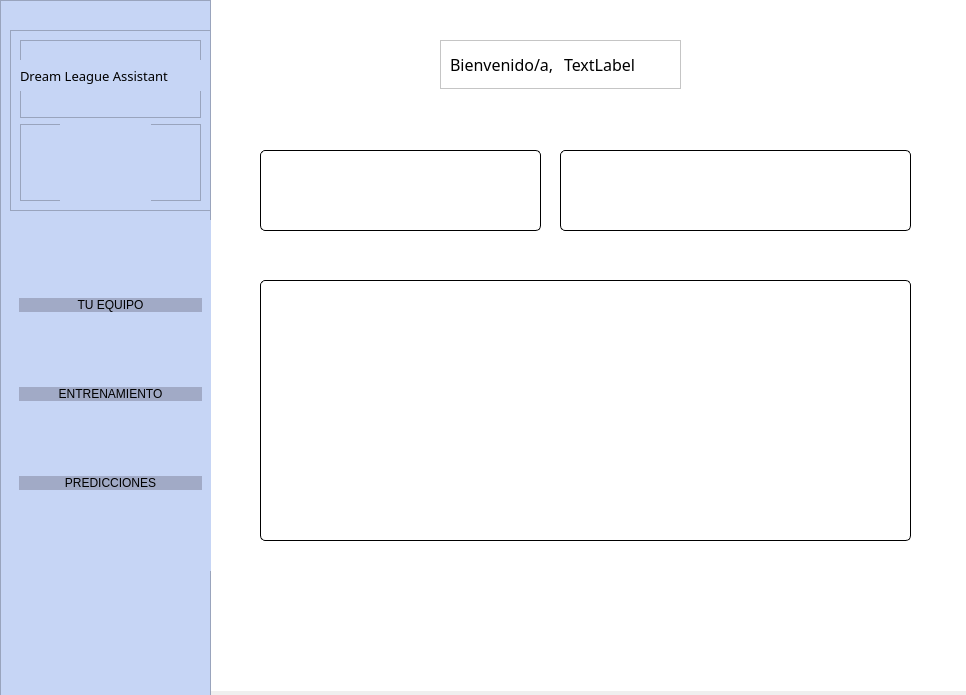
<?xml version="1.0" encoding="UTF-8"?>
<ui version="4.0">
 <class>MainWindow</class>
 <widget class="QMainWindow" name="MainWindow">
  <property name="geometry">
   <rect>
    <x>0</x>
    <y>0</y>
    <width>966</width>
    <height>695</height>
   </rect>
  </property>
  <property name="cursor">
   <cursorShape>ArrowCursor</cursorShape>
  </property>
  <property name="windowTitle">
   <string>MainWindow</string>
  </property>
  <widget class="QWidget" name="centralwidget">
   <widget class="QStackedWidget" name="stackedWidget">
    <property name="geometry">
     <rect>
      <x>210</x>
      <y>-10</y>
      <width>791</width>
      <height>701</height>
     </rect>
    </property>
    <property name="styleSheet">
     <string notr="true">QFrame{
	background-color: rgb(255, 255, 255);

}</string>
    </property>
    <widget class="QWidget" name="equipo_page">
     <property name="styleSheet">
      <string notr="true">background-color: #fff
</string>
     </property>
     <widget class="QFrame" name="saldoframe">
      <property name="geometry">
       <rect>
        <x>50</x>
        <y>160</y>
        <width>281</width>
        <height>81</height>
       </rect>
      </property>
      <property name="styleSheet">
       <string notr="true">QFrame{
border: 0.5px solid #000000;
border-radius: 5px;


}
QFrame:hover {
border:  0.5px solid #567CF0; 
 }

QFrame::hover {
border: 0.5px solid #567CF0;    
}

                            
QFrame:focus {
border:  0.5px solid #567CF0;     
 }

QFrame:focus-within {
 border: 0.5px solid #567CF0;
}

 QFrame {
 box-shadow: 5px 5px 5px 5px #888888;}</string>
      </property>
      <property name="frameShape">
       <enum>QFrame::StyledPanel</enum>
      </property>
      <property name="frameShadow">
       <enum>QFrame::Raised</enum>
      </property>
     </widget>
     <widget class="QFrame" name="frame_5">
      <property name="geometry">
       <rect>
        <x>350</x>
        <y>160</y>
        <width>351</width>
        <height>81</height>
       </rect>
      </property>
      <property name="styleSheet">
       <string notr="true">QFrame{
border: 0.5px solid #000000;
border-radius: 5px;


}
QFrame:hover {
border:  0.5px solid #567CF0; 
 }

QFrame::hover {
border: 0.5px solid #567CF0;    
}

                            
QFrame:focus {
border:  0.5px solid #567CF0;     
 }

QFrame:focus-within {
 border: 0.5px solid #567CF0;
}

 QFrame {
 box-shadow: 5px 5px 5px 5px #888888;}</string>
      </property>
      <property name="frameShape">
       <enum>QFrame::StyledPanel</enum>
      </property>
      <property name="frameShadow">
       <enum>QFrame::Raised</enum>
      </property>
     </widget>
     <widget class="QFrame" name="frame_4">
      <property name="geometry">
       <rect>
        <x>50</x>
        <y>290</y>
        <width>651</width>
        <height>261</height>
       </rect>
      </property>
      <property name="styleSheet">
       <string notr="true">QFrame{
border: 0.5px solid #000000;
border-radius: 5px;


}
QFrame:hover {
border:  0.5px solid #567CF0; 
 }

QFrame::hover {
border: 0.5px solid #567CF0;    
}

                            
QFrame:focus {
border:  0.5px solid #567CF0;     
 }

QFrame:focus-within {
 border: 0.5px solid #567CF0;
}

 QFrame {
 box-shadow: 5px 5px 5px 5px #888888;

}</string>
      </property>
      <property name="frameShape">
       <enum>QFrame::StyledPanel</enum>
      </property>
      <property name="frameShadow">
       <enum>QFrame::Raised</enum>
      </property>
     </widget>
     <widget class="QFrame" name="framebienvenido">
      <property name="geometry">
       <rect>
        <x>230</x>
        <y>50</y>
        <width>241</width>
        <height>49</height>
       </rect>
      </property>
      <property name="frameShape">
       <enum>QFrame::StyledPanel</enum>
      </property>
      <property name="frameShadow">
       <enum>QFrame::Raised</enum>
      </property>
      <layout class="QHBoxLayout" name="horizontalLayout">
       <item>
        <widget class="QLabel" name="bienvenido">
         <property name="font">
          <font>
           <family>Century Gothic</family>
           <pointsize>12</pointsize>
           <weight>50</weight>
           <italic>false</italic>
           <bold>false</bold>
          </font>
         </property>
         <property name="styleSheet">
          <string notr="true">QFrame{
	font: 12pt &quot;Century Gothic&quot;;
}</string>
         </property>
         <property name="text">
          <string>Bienvenido/a, </string>
         </property>
        </widget>
       </item>
       <item>
        <widget class="QLabel" name="nombreUsuario">
         <property name="font">
          <font>
           <family>Century Gothic</family>
           <pointsize>12</pointsize>
           <weight>50</weight>
           <italic>false</italic>
           <bold>false</bold>
          </font>
         </property>
         <property name="styleSheet">
          <string notr="true">QFrame{
	font: 12pt &quot;Century Gothic&quot;;
}</string>
         </property>
         <property name="text">
          <string>TextLabel</string>
         </property>
        </widget>
       </item>
      </layout>
     </widget>
    </widget>
    <widget class="QWidget" name="predicciones_page">
     <property name="styleSheet">
      <string notr="true">Qframe{
	background-color: rgb(255, 255, 255);


}</string>
     </property>
     <widget class="QFrame" name="recomendacioframe">
      <property name="geometry">
       <rect>
        <x>350</x>
        <y>180</y>
        <width>371</width>
        <height>241</height>
       </rect>
      </property>
      <property name="styleSheet">
       <string notr="true">QFrame{
border: 0.5px solid #000000;
border-radius: 5px;


}
QFrame:hover {
border:  0.5px solid #567CF0; 
 }

QFrame::hover {
border: 0.5px solid #567CF0;    
}

                            
QFrame:focus {
border:  0.5px solid #567CF0;     
 }

QFrame:focus-within {
 border: 0.5px solid #567CF0;
}

 QFrame {
 box-shadow: 5px 5px 5px 5px #888888;}</string>
      </property>
      <property name="frameShape">
       <enum>QFrame::StyledPanel</enum>
      </property>
      <property name="frameShadow">
       <enum>QFrame::Raised</enum>
      </property>
     </widget>
     <widget class="QFrame" name="mercadoframe">
      <property name="geometry">
       <rect>
        <x>30</x>
        <y>180</y>
        <width>281</width>
        <height>461</height>
       </rect>
      </property>
      <property name="styleSheet">
       <string notr="true">QFrame{
border: 0.5px solid #000000;
border-radius: 5px;


}
QFrame:hover {
border:  0.5px solid #567CF0; 
 }

QFrame::hover {
border: 0.5px solid #567CF0;    
}

                            
QFrame:focus {
border:  0.5px solid #567CF0;     
 }

QFrame:focus-within {
 border: 0.5px solid #567CF0;
}

 QFrame {
 box-shadow: 5px 5px 5px 5px #888888;}</string>
      </property>
      <property name="frameShape">
       <enum>QFrame::StyledPanel</enum>
      </property>
      <property name="frameShadow">
       <enum>QFrame::Raised</enum>
      </property>
     </widget>
     <widget class="QFrame" name="modeloframe">
      <property name="geometry">
       <rect>
        <x>480</x>
        <y>510</y>
        <width>241</width>
        <height>111</height>
       </rect>
      </property>
      <property name="styleSheet">
       <string notr="true">QFrame{
border: 0.5px solid #000000;
border-radius: 5px;


}
QFrame:hover {
border:  0.5px solid #567CF0; 
 }

QFrame::hover {
border: 0.5px solid #567CF0;    
}

                            
QFrame:focus {
border:  0.5px solid #567CF0;     
 }

QFrame:focus-within {
 border: 0.5px solid #567CF0;
}

 QFrame {
 box-shadow: 5px 5px 5px 5px #888888;}</string>
      </property>
      <property name="frameShape">
       <enum>QFrame::StyledPanel</enum>
      </property>
      <property name="frameShadow">
       <enum>QFrame::Raised</enum>
      </property>
     </widget>
     <widget class="QFrame" name="framebienvenido_2">
      <property name="geometry">
       <rect>
        <x>30</x>
        <y>30</y>
        <width>601</width>
        <height>61</height>
       </rect>
      </property>
      <property name="frameShape">
       <enum>QFrame::StyledPanel</enum>
      </property>
      <property name="frameShadow">
       <enum>QFrame::Raised</enum>
      </property>
      <layout class="QHBoxLayout" name="horizontalLayout_2">
       <item>
        <widget class="QLabel" name="bienvenido_2">
         <property name="font">
          <font>
           <family>Century Gothic</family>
           <pointsize>18</pointsize>
           <weight>75</weight>
           <italic>false</italic>
           <bold>true</bold>
          </font>
         </property>
         <property name="styleSheet">
          <string notr="true">QFrame{
	font: bold 18pt &quot;Century Gothic&quot;;
}</string>
         </property>
         <property name="text">
          <string>Consigue los mejores jugadores para tu equipo</string>
         </property>
        </widget>
       </item>
      </layout>
     </widget>
     <widget class="QFrame" name="frame">
      <property name="geometry">
       <rect>
        <x>-10</x>
        <y>10</y>
        <width>761</width>
        <height>701</height>
       </rect>
      </property>
      <property name="frameShape">
       <enum>QFrame::StyledPanel</enum>
      </property>
      <property name="frameShadow">
       <enum>QFrame::Raised</enum>
      </property>
      <widget class="QPushButton" name="scaperboton">
       <property name="geometry">
        <rect>
         <x>60</x>
         <y>120</y>
         <width>241</width>
         <height>31</height>
        </rect>
       </property>
       <property name="styleSheet">
        <string notr="true">font:  bold 10pt &quot;Century Gothic&quot;;</string>
       </property>
       <property name="text">
        <string>Cargar jugadores del mercado</string>
       </property>
      </widget>
      <widget class="QComboBox" name="algoritmobox">
       <property name="geometry">
        <rect>
         <x>380</x>
         <y>130</y>
         <width>161</width>
         <height>25</height>
        </rect>
       </property>
       <property name="styleSheet">
        <string notr="true">font:  bold 10pt &quot;Century Gothic&quot;;</string>
       </property>
       <item>
        <property name="text">
         <string>Algoritmo 1</string>
        </property>
       </item>
       <item>
        <property name="text">
         <string>Algoritmo 2</string>
        </property>
       </item>
       <item>
        <property name="text">
         <string>Algoritmo 3</string>
        </property>
       </item>
      </widget>
      <widget class="QPushButton" name="guardarmodeloBoton">
       <property name="geometry">
        <rect>
         <x>340</x>
         <y>550</y>
         <width>131</width>
         <height>31</height>
        </rect>
       </property>
       <property name="styleSheet">
        <string notr="true">QPushButton{
font:  bold 10pt &quot;Century Gothic&quot;;

}

</string>
       </property>
       <property name="text">
        <string>Guardar Modelo</string>
       </property>
      </widget>
     </widget>
     <zorder>frame</zorder>
     <zorder>recomendacioframe</zorder>
     <zorder>mercadoframe</zorder>
     <zorder>modeloframe</zorder>
     <zorder>framebienvenido_2</zorder>
    </widget>
   </widget>
   <widget class="QFrame" name="subevntanas">
    <property name="geometry">
     <rect>
      <x>0</x>
      <y>0</y>
      <width>211</width>
      <height>781</height>
     </rect>
    </property>
    <property name="styleSheet">
     <string notr="true">background-color: rgb(198, 213, 245);</string>
    </property>
    <property name="frameShape">
     <enum>QFrame::StyledPanel</enum>
    </property>
    <property name="frameShadow">
     <enum>QFrame::Raised</enum>
    </property>
    <widget class="QFrame" name="menu">
     <property name="geometry">
      <rect>
       <x>0</x>
       <y>0</y>
       <width>211</width>
       <height>711</height>
      </rect>
     </property>
     <property name="frameShape">
      <enum>QFrame::StyledPanel</enum>
     </property>
     <property name="frameShadow">
      <enum>QFrame::Raised</enum>
     </property>
     <widget class="QFrame" name="columnaMenu">
      <property name="geometry">
       <rect>
        <x>10</x>
        <y>220</y>
        <width>201</width>
        <height>351</height>
       </rect>
      </property>
      <property name="frameShape">
       <enum>QFrame::NoFrame</enum>
      </property>
      <property name="frameShadow">
       <enum>QFrame::Raised</enum>
      </property>
      <property name="lineWidth">
       <number>1000</number>
      </property>
      <property name="midLineWidth">
       <number>1000</number>
      </property>
      <layout class="QVBoxLayout" name="verticalLayout">
       <item>
        <widget class="QPushButton" name="botonequipo">
         <property name="styleSheet">
          <string notr="true">QPushButton{
font: 11pt  &quot;Century Gothic&quot;;
background-color: rgb(161, 170, 198);
border-radius: 10px;
}</string>
         </property>
         <property name="text">
          <string>TU EQUIPO</string>
         </property>
        </widget>
       </item>
       <item>
        <widget class="QPushButton" name="botonentrenamiento">
         <property name="styleSheet">
          <string notr="true">QPushButton{
font: 11pt  &quot;Century Gothic&quot;;
background-color: rgb(161, 170, 198);
border-radius: 10px;
}</string>
         </property>
         <property name="text">
          <string>ENTRENAMIENTO</string>
         </property>
        </widget>
       </item>
       <item>
        <widget class="QPushButton" name="botonpredicciones">
         <property name="styleSheet">
          <string notr="true">QPushButton{
font: 11pt  &quot;Century Gothic&quot;;
background-color: rgb(161, 170, 198);
border-radius: 10px;
}</string>
         </property>
         <property name="text">
          <string>PREDICCIONES</string>
         </property>
        </widget>
       </item>
      </layout>
     </widget>
     <widget class="QFrame" name="framesuperior">
      <property name="geometry">
       <rect>
        <x>10</x>
        <y>30</y>
        <width>201</width>
        <height>181</height>
       </rect>
      </property>
      <property name="frameShape">
       <enum>QFrame::StyledPanel</enum>
      </property>
      <property name="frameShadow">
       <enum>QFrame::Raised</enum>
      </property>
      <layout class="QVBoxLayout" name="verticalLayout_2">
       <item>
        <widget class="QFrame" name="frametitulo">
         <property name="frameShape">
          <enum>QFrame::StyledPanel</enum>
         </property>
         <property name="frameShadow">
          <enum>QFrame::Raised</enum>
         </property>
         <widget class="QLabel" name="titulo">
          <property name="geometry">
           <rect>
            <x>0</x>
            <y>20</y>
            <width>191</width>
            <height>31</height>
           </rect>
          </property>
          <property name="minimumSize">
           <size>
            <width>191</width>
            <height>0</height>
           </size>
          </property>
          <property name="font">
           <font>
            <family>Neue Haas Grotesk Text Pro Medi</family>
            <pointsize>10</pointsize>
            <weight>7</weight>
            <italic>false</italic>
            <bold>false</bold>
           </font>
          </property>
          <property name="styleSheet">
           <string notr="true">QFrame{
font: 57 10pt &quot;Neue Haas Grotesk Text Pro Medi&quot;;
}</string>
          </property>
          <property name="text">
           <string>Dream League Assistant</string>
          </property>
         </widget>
        </widget>
       </item>
       <item>
        <widget class="QFrame" name="framelogo">
         <property name="frameShape">
          <enum>QFrame::StyledPanel</enum>
         </property>
         <property name="frameShadow">
          <enum>QFrame::Raised</enum>
         </property>
         <widget class="QLabel" name="logo">
          <property name="geometry">
           <rect>
            <x>40</x>
            <y>0</y>
            <width>91</width>
            <height>81</height>
           </rect>
          </property>
          <property name="styleSheet">
           <string notr="true">image: url(:/logo_dla.qrc/interfaz/logo_dla-removebg-preview (3).png);</string>
          </property>
          <property name="text">
           <string/>
          </property>
          <property name="pixmap">
           <pixmap>:/lodo_dla/foto/logo_dla-removebg-preview (3).png</pixmap>
          </property>
          <property name="scaledContents">
           <bool>true</bool>
          </property>
         </widget>
        </widget>
       </item>
      </layout>
     </widget>
    </widget>
   </widget>
  </widget>
 </widget>
 <resources>
  <include location="../logo_dla.qrc"/>
 </resources>
 <connections/>
</ui>
